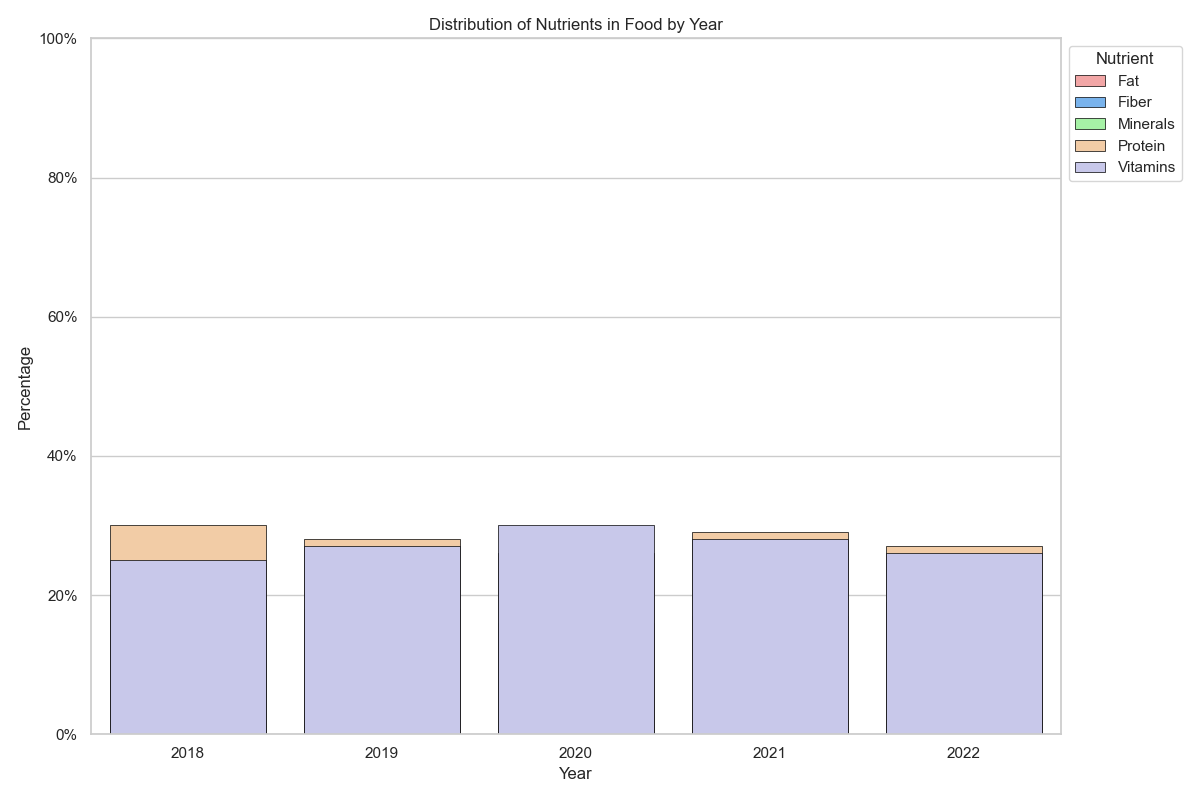

Generate this figure with Python:

import matplotlib.pyplot as plt
import seaborn as sns
import pandas as pd

# Provided chart table data
data = [
    {'Year': 2018, 'Protein': 0.3, 'Fiber': 0.1, 'Vitamins': 0.25, 'Minerals': 0.2, 'Fat': 0.15},
    {'Year': 2019, 'Protein': 0.28, 'Fiber': 0.12, 'Vitamins': 0.27, 'Minerals': 0.18, 'Fat': 0.15},
    {'Year': 2020, 'Protein': 0.26, 'Fiber': 0.13, 'Vitamins': 0.3, 'Minerals': 0.16, 'Fat': 0.15},
    {'Year': 2021, 'Protein': 0.29, 'Fiber': 0.14, 'Vitamins': 0.28, 'Minerals': 0.17, 'Fat': 0.12},
    {'Year': 2022, 'Protein': 0.27, 'Fiber': 0.15, 'Vitamins': 0.26, 'Minerals': 0.19, 'Fat': 0.13}
]

# Convert to DataFrame
df = pd.DataFrame(data)

# Melt the DataFrame to long-form
df_long = df.melt(id_vars='Year', var_name='Nutrient', value_name='Percentage')

# Sort categories for consistent stacking
df_long.sort_values(by=['Year', 'Nutrient'], inplace=True)

# Set the color palette using specific color codes
colors = ['#ff9999','#66b3ff','#99ff99','#ffcc99','#c2c2f0']

# Start plotting
fig, ax = plt.subplots(figsize=(12, 8))

# Bottom value for stacking
bottom = pd.Series([0.0] * df['Year'].nunique())

for index, (name, group) in enumerate(df_long.groupby('Nutrient')):
    sns.barplot(
        x='Year', y='Percentage', data=group, 
        label=name, color=colors[index], ci=None, edgecolor='black', linewidth=0.5
    )
    # Update bottom value for stacking
    bottom += group['Percentage'].values

# Customizing the plot
ax.set_ylim(0, 1)
ax.set_ylabel('Percentage')
ax.set_xlabel('Year')
ax.set_title('Distribution of Nutrients in Food by Year')

# Display legend
plt.legend(title='Nutrient', loc='upper left', bbox_to_anchor=(1, 1))

# Convert y-axis back to percentage
ax.yaxis.set_major_formatter(plt.FuncFormatter('{:.0%}'.format))

plt.tight_layout()
plt.show()
